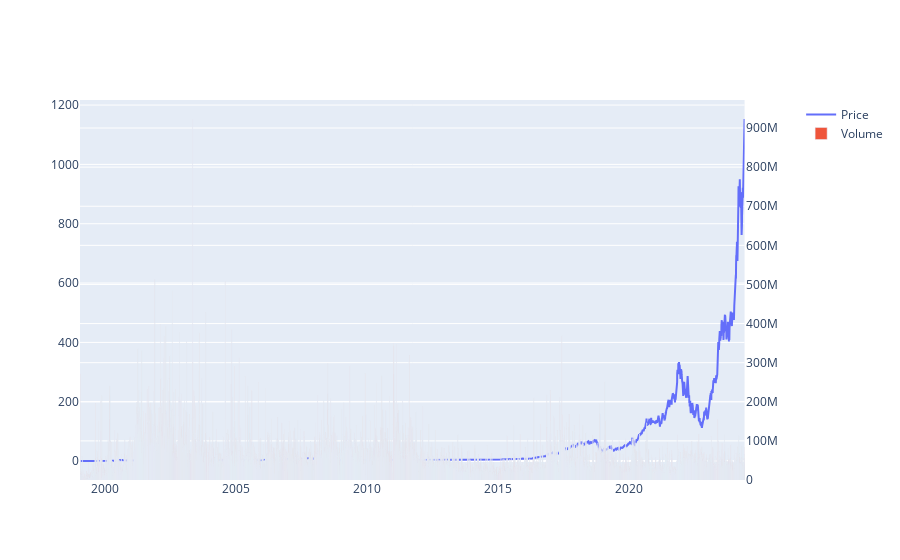

Notebook code cell kept with this figure:
### Code cell
from plotly.subplots import make_subplots

fig2 = make_subplots(specs=[[{"secondary_y": True}]])
fig2.add_trace(go.Scatter(x=df_daily['date'],y=df_daily['close'],name='Price'),secondary_y=False)
fig2.add_trace(go.Bar(x=df_daily['date'],y=df_daily['volume'],name='Volume'),secondary_y=True)
fig2.show()

### Figure 1 — Plotly figure (JSON) as saved in the notebook; plotly's stock layout.template omitted (floating-point values rounded to 4 significant figures; data arrays with more than 128 entries replaced by an {"elided": "..."} marker saying what was removed)
{"data": [{"name": "Price", "type": "scatter", "x": {"elided": "6380 str values"}, "xaxis": "x", "y": {"elided": "6380 float values"}, "yaxis": "y"}, {"name": "Volume", "type": "bar", "x": {"elided": "6380 str values"}, "xaxis": "x", "y": {"elided": "6380 int values"}, "yaxis": "y2"}], "layout": {"xaxis": {"anchor": "y", "domain": [0, 0.94]}, "yaxis": {"anchor": "x", "domain": [0, 1]}, "yaxis2": {"anchor": "x", "overlaying": "y", "side": "right"}}}
